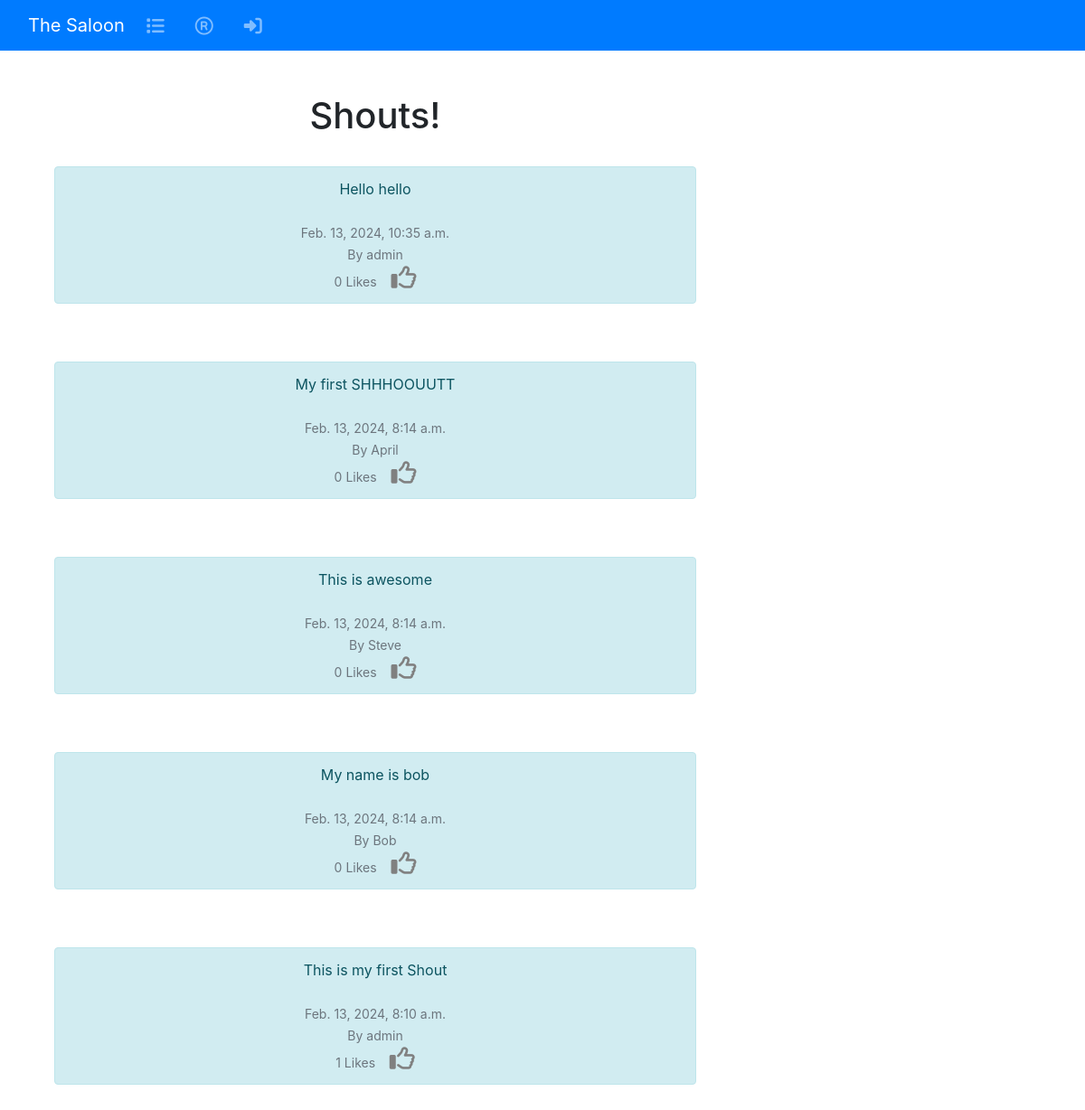
/, run on an earlier commit of the app's database.
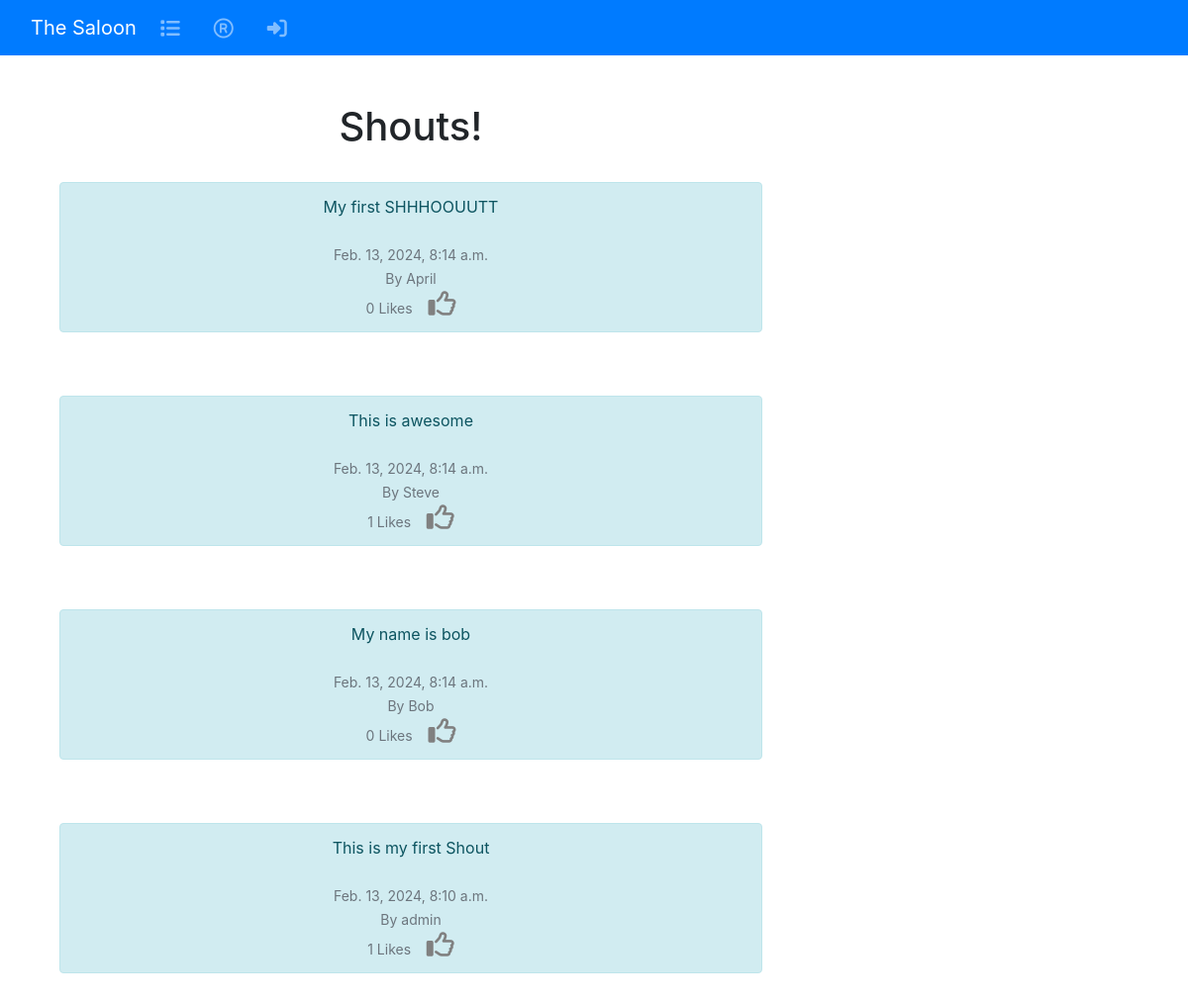
And on a later commit of the database.
### the_saloon/models.py (models this page shows, shortened)
class Shout(models.Model):
    user = models.ForeignKey(
        User, related_name="shouts",
        on_delete=models.DO_NOTHING
        )
    body = models.CharField(max_length=200)
    created_at = models.DateTimeField(auto_now_add=True)
    likes = models.ManyToManyField(User, related_name="shout_like", blank=True)
    def number_of_likes(self):
		    return self.likes.count()

### the_saloon/views.py (the view)
# urls.py: path('', views.home, name="home"),
def home(request):
    if request.user.is_authenticated:
        form = ShoutForm(request.POST or None)
        if request.method == "POST":
            if form.is_valid():
                shout = form.save(commit=False)
                shout.user = request.user
                shout.save()
                messages.success(request, ("You posted a Shout!"))
                return redirect('home')
        shouts = Shout.objects.all().order_by("-created_at")
        return render(request, 'home.html', {"shouts":shouts, "form":form})
    else:
        shouts = Shout.objects.all().order_by("-created_at")
        return render(request, 'home.html', {"shouts":shouts})

### the_saloon/templates/home.html (shortened to what this page needs)
{% extends 'base.html' %}
{% block content %}
<div class="container text-center">
    <div class="row">
        <div class="col-8">
            <h1>Shouts!</h1>
            <br />
            {% for shout in shouts %}
            <div class="alert alert-info" role="alert">
                {{ shout.body }}<br /><br />
                <small class="text-muted">
                    {{ shout.created_at }}
                    <br/>
                    By {{ shout.user.username }}
                    <br/>
                    {{ shout.number_of_likes }} Likes
                    &nbsp;&nbsp;
                    {% if user in shout.likes.all %}
                    <a href="{% url 'shout_like' shout.id %}"><i class="fa-2x fa-regular fa-thumbs-down" style="color:grey"></i></a>
                    {% else %}
                    <a href="{% url 'shout_like' shout.id %}"><i class="fa-2x fa-regular fa-thumbs-up" style="color:grey"></i></a>
                    {% endif %}
                </small>
            </div><br /></br />
            {% endfor %}
        </div>
        <div class="col-4">
            <br/><br/><br/>
        </div>
        {% endblock %}

What changed in the data, as far as the page shows it:
removed Shout: body "Hello hello", created_at "Feb. 13, 2024, 10:35 a.m.", user.username "admin", number_of_likes "0"
computed for Shout "This is awesome": number_of_likes "0" → "1"
